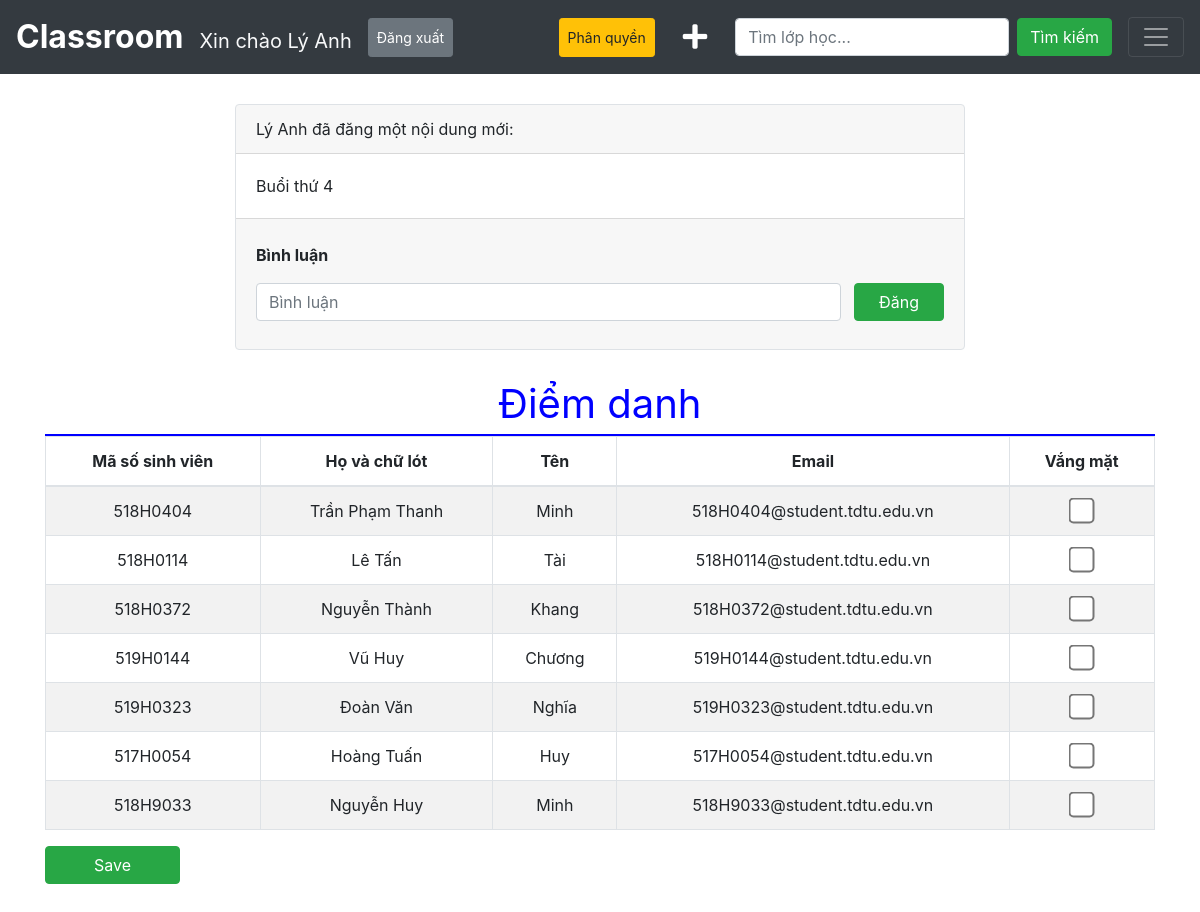
Page /attendance.php?id=18&idclass=4 (signed in) on the committed database.
### tables this page shows
CREATE TABLE `lesson_info` (
  `id` int(11) NOT NULL,
  `content` varchar(2048) NOT NULL,
  `idclass` int(11) NOT NULL
);

CREATE TABLE `student_info` (
  `id` int(11) NOT NULL,
  `mssv` varchar(255) NOT NULL,
  `surname` varchar(255) NOT NULL,
  `name` varchar(255) NOT NULL,
  `email` varchar(255) NOT NULL,
  `idclass` int(11) NOT NULL
);

### attendance.php (the view, shortened to what this page needs)
<!DOCTYPE html>
<html lang="en">
<head>
    <link rel="stylesheet" href="https://maxcdn.bootstrapcdn.com/bootstrap/4.5.2/css/bootstrap.min.css">
    <link rel="stylesheet" href="https://use.fontawesome.com/releases/v5.7.0/css/all.css">
    <link rel="stylesheet" href="style.css">
</head>
<body>
    <?php
        require("header.php");
        require("conn.php");
        if (isset($_GET["id"]) && isset($_GET["idclass"])) {
            $id = $_GET["id"];
            $idclass = $_GET["idclass"];
        }
    ?>
    <div class="attendance">
        <div class="container">
            <div class="row justify-content-center">
                <div class="col-8">
                    <div class="border rounded">
                        <?php
                            $sqllesson = "SELECT * FROM lesson_info WHERE id = $id";
                            $resultlesson = $conn->query($sqllesson);
                            while ($data = $resultlesson->fetch_assoc()) {
                        ?>
                        <div class="card-header"><?php echo $_SESSION["name"] ?> đã đăng một nội dung mới:</div>
                        <div class="card-body">
                            <div><?php echo $data["content"] ?></div>
                        </div>
                        <div class="card-footer pt-4">
                            <div class="cmt-info">
                                <div class="font-weight-bold mb-3">Bình luận</div>
                        <?php
                            }
                        ?>
                            </div>
                            <form action="#" method="POST">
                                <div class="form-group">
                                    <input type="text" class="form-control comment" placeholder="Bình luận" name="comment">
                                    <input type="submit" class="btn-comment btn btn-success float-right px-4" value="Đăng">
                                </div>
                            </form>
                        </div>
                    </div>
                </div>
                <div class="col-12">
                    <form action="#" method="POST">
                        <div class="people-student-title text-center mt-4">Điểm danh</div>
                        <table class="table table-hover table-striped table-bordered text-center" >
                            <thead>
                                <tr>
                                    <th>Mã số sinh viên</th>
                                    <th>Họ và chữ lót</th>
                                    <th>Tên</th>
                                    <th>Email</th>
                                    <th>Vắng mặt</th>
                                </tr>
                            </thead>
                            <?php
                                $sqlstudent = "SELECT * FROM student_info WHERE idclass = $idclass";
                                $resultstudent = $conn->query($sqlstudent);
                                while ($data = $resultstudent->fetch_assoc()) {
                            ?>
                            <tr class="item">
                                <td class=" align-middle"><?php echo $data["mssv"] ?></td>
                                <td class=" align-middle"><?php echo $data["surname"] ?></td>
                                <td class=" align-middle"><?php echo $data["name"] ?></td>
                                <td class=" align-middle"><?php echo $data["email"] ?></td>
                                <td class=" align-middle"><input value=<?=$data["id"]?> type="checkbox" class="form-check-input-student" name="checkstudent[]"></td>
                            </tr>
                            <?php
                                }
                            ?>
                        </table>
                        <div><button type="submit" name="checkattendance" class="btn btn-success mb-5 px-5">Save</button></div>
                    </form>
                </div>
            </div>
        </div>
    </div>
</body>
</html>

### style.css (style rules this page uses)
* { margin: 0px; padding: 0px; }
.create-class, .home, .admin, .delete-class, .subject-page, .create-student, .attendance { margin-top: 80px; }
.comment { width: 85%; }
.btn-comment { margin-top: -38px; }
.people-teacher-title, .people-student-title, .people-create-student-title { font-size: 40px; color: blue; border-bottom: 2px solid blue; }
.form-check-input-student { transform: scale(2); }

### rows in the picture
lesson_info: content "Buổi thứ 4"
student_info: mssv "518H0404", surname "Trần Phạm Thanh", name "Minh", email "518H0404@student.tdtu.edu.vn"
student_info: mssv "518H0114", surname "Lê Tấn", name "Tài", email "518H0114@student.tdtu.edu.vn"
student_info: mssv "518H0372", surname "Nguyễn Thành", name "Khang", email "518H0372@student.tdtu.edu.vn"
student_info: mssv "519H0144", surname "Vũ Huy", name "Chương", email "519H0144@student.tdtu.edu.vn"
student_info: mssv "519H0323", surname "Đoàn Văn", name "Nghĩa", email "519H0323@student.tdtu.edu.vn"
student_info: mssv "517H0054", surname "Hoàng Tuấn", name "Huy", email "517H0054@student.tdtu.edu.vn"
student_info: mssv "518H9033", surname "Nguyễn Huy", name "Minh", email "518H9033@student.tdtu.edu.vn"

### other values in the picture
$_SESSION["name"] "Lý Anh"
